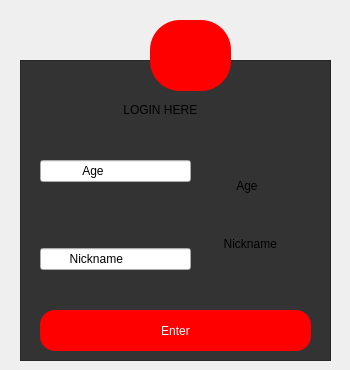
<?xml version="1.0" encoding="UTF-8"?>
<ui version="4.0">
 <class>Form</class>
 <widget class="QDialog" name="Form">
  <property name="geometry">
   <rect>
    <x>0</x>
    <y>0</y>
    <width>350</width>
    <height>370</height>
   </rect>
  </property>
  <property name="minimumSize">
   <size>
    <width>350</width>
    <height>370</height>
   </size>
  </property>
  <property name="maximumSize">
   <size>
    <width>350</width>
    <height>370</height>
   </size>
  </property>
  <property name="sizeIncrement">
   <size>
    <width>600</width>
    <height>300</height>
   </size>
  </property>
  <property name="windowTitle">
   <string>Information </string>
  </property>
  <property name="windowIcon">
   <iconset>
    <normaloff>C:/Users/User/Pictures/download.jpg</normaloff>C:/Users/User/Pictures/download.jpg</iconset>
  </property>
  <property name="styleSheet">
   <string notr="true"/>
  </property>
  <widget class="QFrame" name="frame">
   <property name="geometry">
    <rect>
     <x>20</x>
     <y>60</y>
     <width>311</width>
     <height>301</height>
    </rect>
   </property>
   <property name="styleSheet">
    <string notr="true">QFrame{
background: #333;
}
QPushButton 
{
background: red;
border-radius: 15px;
color: white;
}
QPushButton: hover
{
background: #49obff;
border-radius: 15px;
color: red;
}

QLineEdit{
background: transparent;
border: none;
color:#717072;
}
</string>
   </property>
   <property name="frameShape">
    <enum>QFrame::StyledPanel</enum>
   </property>
   <property name="frameShadow">
    <enum>QFrame::Raised</enum>
   </property>
   <widget class="QWidget" name="layoutWidget">
    <property name="geometry">
     <rect>
      <x>20</x>
      <y>100</y>
      <width>257</width>
      <height>110</height>
     </rect>
    </property>
    <layout class="QHBoxLayout" name="horizontalLayout">
     <item>
      <layout class="QVBoxLayout" name="verticalLayout">
       <item>
        <widget class="QLineEdit" name="Age">
         <property name="text">
          <string>            Age</string>
         </property>
        </widget>
       </item>
       <item>
        <spacer name="verticalSpacer">
         <property name="orientation">
          <enum>Qt::Vertical</enum>
         </property>
         <property name="sizeHint" stdset="0">
          <size>
           <width>20</width>
           <height>40</height>
          </size>
         </property>
        </spacer>
       </item>
       <item>
        <widget class="QLineEdit" name="Nick">
         <property name="text">
          <string>        Nickname      </string>
         </property>
        </widget>
       </item>
      </layout>
     </item>
     <item>
      <layout class="QVBoxLayout" name="verticalLayout_2">
       <item>
        <widget class="QLabel" name="label_2">
         <property name="text">
          <string>            Age</string>
         </property>
        </widget>
       </item>
       <item>
        <widget class="QLabel" name="label">
         <property name="text">
          <string>        Nickname      </string>
         </property>
        </widget>
       </item>
      </layout>
     </item>
    </layout>
   </widget>
   <widget class="QLabel" name="LoginLabel">
    <property name="geometry">
     <rect>
      <x>100</x>
      <y>40</y>
      <width>121</width>
      <height>20</height>
     </rect>
    </property>
    <property name="text">
     <string> LOGIN HERE</string>
    </property>
   </widget>
   <widget class="QPushButton" name="pushButton">
    <property name="geometry">
     <rect>
      <x>20</x>
      <y>250</y>
      <width>271</width>
      <height>41</height>
     </rect>
    </property>
    <property name="styleSheet">
     <string notr="true"/>
    </property>
    <property name="text">
     <string>Enter</string>
    </property>
   </widget>
  </widget>
  <widget class="QToolButton" name="toolButton">
   <property name="geometry">
    <rect>
     <x>150</x>
     <y>20</y>
     <width>81</width>
     <height>71</height>
    </rect>
   </property>
   <property name="styleSheet">
    <string notr="true">
background: red;
border-radius: 30px;
</string>
   </property>
   <property name="icon">
    <iconset>
     <normaloff>C:/Users/User/Downloads/Voraevich-343-hrC_FH3WX-transformed.png</normaloff>C:/Users/User/Downloads/Voraevich-343-hrC_FH3WX-transformed.png</iconset>
   </property>
   <property name="iconSize">
    <size>
     <width>100</width>
     <height>100</height>
    </size>
   </property>
  </widget>
 </widget>
 <resources/>
 <connections/>
</ui>
